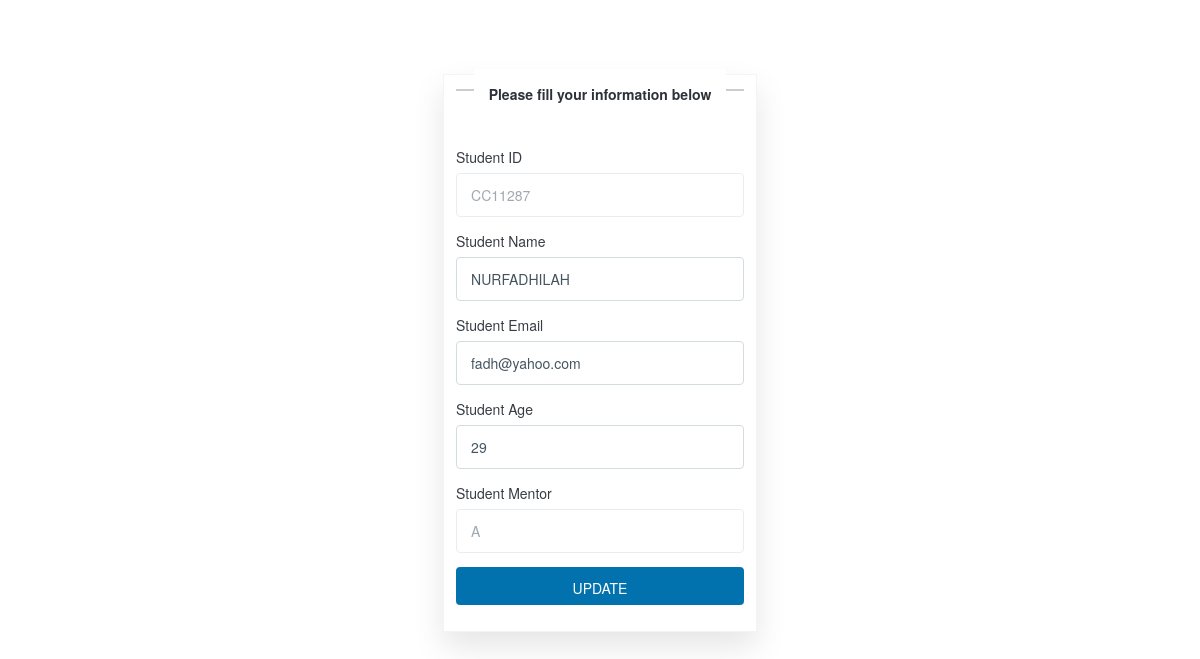
The app's page /totim/update/CC11287 with its own data.
### hello_subproject/models.py (models this page shows)
class Student(models.Model):
    stuid=models.CharField(max_length=10, primary_key=True)
    stuname=models.CharField(max_length=255)
    stuemail=models.CharField(max_length=255)
    stuage=models.PositiveSmallIntegerField(default=0)
    stumentor=models.ForeignKey('Mentor', on_delete=models.CASCADE)

### hello_subproject/views.py (the view)
# urls.py: path('update/<str:stuid>', views.update, name="update"),
def update(request,stuid):
    updateid=Student.objects.get(stuid=stuid)
    dict={
        'updateid':updateid
    }
    return render(request, "studentupdate.html",dict)

### hello_subproject/templates/studentupdate.html (shortened to what this page needs)
<html>
</head>
<link rel="stylesheet" href="https://cdn.jsdelivr.net/npm/@picocss/pico@2/css/pico.min.css" />
</head>
<body>
    <main>
        <div class="form-container">
            <h1 class="title"><span>Please fill your information below</span></h1>
            <form autocomplete="off" action="updatedata/{{updateid.stuid}}" method="POST">
            <label for="townborn">Student ID</label>
            <input type="text" placeholder="ID" id="stuid" name="id" value="{{updateid.stuid}}" disabled>
            <label for="townborn">Student Name</label>
            <input type="text" id="Name" name="sname" value="{{updateid.stuname}}">
            <label for="townborn">Student Email</label>
            <input type="email" id="email" name="email" value="{{updateid.stuemail}}">
            <label for="townborn">Student Age</label>
            <input type="number" id="age" name="age" value="{{updateid.stuage}}">
            <label for="townborn">Student Mentor</label>
            <input type="text" id="mentor" name="mentor" value="{{updateid.stumentor_id}}" disabled>
            <button type="submit">UPDATE</button>
            <br>
            </form>
        </div>
    </main>
</body>
</html>

### hello_subproject/templates/studentupdate.html (style rules this page uses)
* { box-sizing: border-box; margin: 0; padding: 0; font-family: Poppins, Helvetica Neue, Helvetica, Arial, sans-serif; font-size: 14px; }
main { align-items: center; display: flex; justify-content: center; }
div.form-container { align-items: left; max-width:70%; border: 1px solid rgb(241, 245, 246); background-color: rgb(255, 255, 255); box-shadow: rgba(0, 0, 0, 0.1) 0px 15px 30px; padding: 1%; margin-top:5%; }
input, select { width: 100%; padding: 1em; margin-bottom: 1em; padding: 12px 19px; border: 1px solid rgb(211, 221, 225); border-radius: 4px; background-color: rgb(255, 255, 255); color: rgb(69, 85, 96); transition: background-color 300ms ease-in-out 0s, color 300ms ease-in-out 0s; }
button { width:100%; color: rgb(255, 255, 255); background-color: rgb(1, 151, 236); height: 38px; padding: 0px 19px; border:0; border-radius: 4px; line-height: 1; user-select: none; transition-duration: 200ms; transition-property: color, background-color; transition-timing-function: ease-in-out; }
h1.title { text-align: center; }
h1.title span { background-color: #fff; padding: 15px; }

### records on screen
Student: id "CC11287", sname "NURFADHILAH", email "fadh@yahoo.com", age "29", mentor "A"
